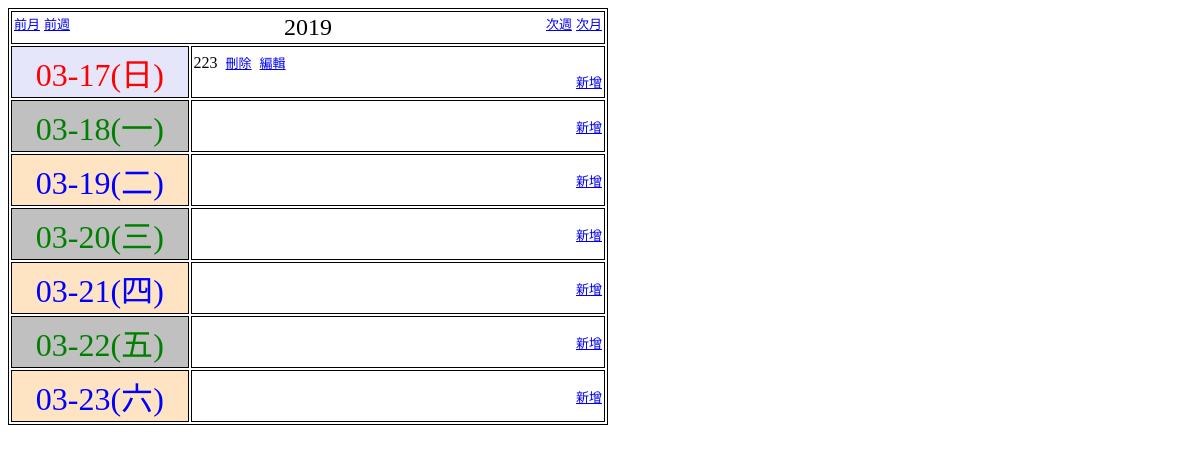
/Ch11/Ch11-8.index.php, run on an earlier commit of the app's database.
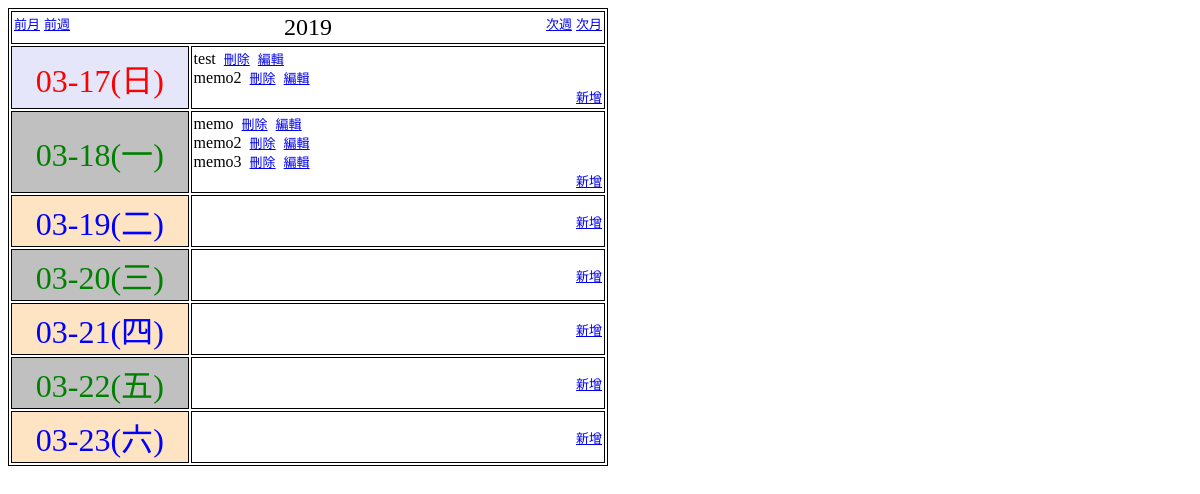
And on a later commit of the database.
### tables this page shows
CREATE TABLE mymemo 
                (id INTEGER PRIMARY KEY AUTOINCREMENT, memo TEXT,mdate TEXT);

### Xajax-master/xajax_core/xajax.inc.php (called while the page is built, shortened)
<?php
final class xajax
{
	private $objPluginManager;
	private $objLanguageManager;
	public function __wakeup()
	{
		$sLocalFolder = dirname(__FILE__);
		require $sLocalFolder . '/xajaxPluginManager.inc.php';
		require $sLocalFolder . '/xajaxLanguageManager.inc.php';
		require $sLocalFolder . '/xajaxArgumentManager.inc.php';
		require $sLocalFolder . '/xajaxResponseManager.inc.php';
		require $sLocalFolder . '/xajaxRequest.inc.php';
		$aPluginFolders = array();
		$aPluginFolders[] = dirname($sLocalFolder) . '/xajax_plugins';
		$aPluginFolders[] = $sLocalFolder . '/plugin_layer';
		$this->objPluginManager = xajaxPluginManager::getInstance();
		$this->objPluginManager->loadPlugins($aPluginFolders);
		$this->objLanguageManager = xajaxLanguageManager::getInstance();
		$this->objArgumentManager = xajaxArgumentManager::getInstance();
		$this->objResponseManager = xajaxResponseManager::getInstance();
	}
	public static function getVersion()
	{
		return 'xajax 0.6 beta 1';
	}
	public function register($sType, $mArg)
	{
		$aArgs = func_get_args();
		$nArgs = func_num_args();
		return $this->objPluginManager->register($aArgs);
	}
	public function configure($sName, $mValue)
	{
		$this->objLanguageManager->configure($sName, $mValue);
		$this->objPluginManager->configure($sName, $mValue);
	}
	private function _detectURI() {
		$aURL = array();
		if (!empty($_SERVER['REQUEST_URI'])) {
			$aURL = parse_url($_SERVER['REQUEST_URI']);
		}
		if (empty($aURL['scheme'])) {
			if (!empty($_SERVER['HTTP_SCHEME'])) {
				$aURL['scheme'] = $_SERVER['HTTP_SCHEME'];
			} else {
				$aURL['scheme'] =
					(!empty($_SERVER['HTTPS']) && strtolower($_SERVER['HTTPS']) != 'off')
					? 'https'
					: 'http';
			}
		}
		if (empty($aURL['host'])) {
			if (!empty($_SERVER['HTTP_X_FORWARDED_HOST'])) {
				if (strpos($_SERVER['HTTP_X_FORWARDED_HOST'], ':') > 0) {
					list($aURL['host'], $aURL['port']) = explode(':', $_SERVER['HTTP_X_FORWARDED_HOST']);
				} else {
					$aURL['host'] = $_SERVER['HTTP_X_FORWARDED_HOST'];
				}
			} else if (!empty($_SERVER['HTTP_HOST'])) {
				if (strpos($_SERVER['HTTP_HOST'], ':') > 0) {
					list($aURL['host'], $aURL['port']) = explode(':', $_SERVER['HTTP_HOST']);
				} else {
					$aURL['host'] = $_SERVER['HTTP_HOST'];
				}
			} else if (!empty($_SERVER['SERVER_NAME'])) {
				$aURL['host'] = $_SERVER['SERVER_NAME'];
			} else {
				echo $this->objLanguageManager->getText('DTCTURI:01');
				echo $this->objLanguageManager->getText('DTCTURI:02');
				exit();
			}
		}
		if (empty($aURL['port']) && !empty($_SERVER['SERVER_PORT'])) {
			$aURL['port'] = $_SERVER['SERVER_PORT'];
		}
		$sURL = $aURL['scheme'].'://';
		$sURL.= $aURL['host'];
		$sURL.= $aURL['path'].@$aURL['query'];
		$aURL = explode("?", $sURL);
		return $sURL;
	}
}

### Xajax-master/xajax_core/xajaxPluginManager.inc.php (called while the page is built, shortened)
<?php
final class xajaxPluginManager
{
	private $aRequestPlugins;
	private $aConfigurable;
	private $aRegistrars;
	private $aProcessors;
	private function __construct()
	{
		$this->aRequestPlugins = array();
		$this->aConfigurable = array();
		$this->aRegistrars = array();
		$this->aProcessors = array();
	}
	public static function &getInstance()
	{
		static $obj;
		if (!$obj) {
			$obj = new xajaxPluginManager();
		}
		return $obj;
	}
	public function loadPlugins($aFolders)
	{
		foreach ($aFolders as $sFolder) {
			if (is_dir($sFolder))
			if ($handle = opendir($sFolder)) {
				while (!(false === ($sName = readdir($handle)))) {
					$nLength = strlen($sName);
					if (8 < $nLength) {
						$sFileName = substr($sName, 0, $nLength - 8);
						$sExtension = substr($sName, $nLength - 8, 8);
					}
				}
			}
		}
	}
	public function registerPlugin($objPlugin, $nPriority=1000)
	{
		if ($objPlugin instanceof xajaxRequestPlugin)
		{
			$this->_insertIntoArray($this->aRequestPlugins, $objPlugin, $nPriority);
			if (method_exists($objPlugin, 'register'))
				$this->_insertIntoArray($this->aRegistrars, $objPlugin, $nPriority);
			if (method_exists($objPlugin, 'canProcessRequest'))
				if (method_exists($objPlugin, 'processRequest'))
					$this->_insertIntoArray($this->aProcessors, $objPlugin, $nPriority);
		}
		if (method_exists($objPlugin, 'configure'))
			$this->_insertIntoArray($this->aConfigurable, $objPlugin, $nPriority);
	}
	public function configure($sName, $mValue)
	{
		$aKeys = array_keys($this->aConfigurable);
		sort($aKeys);
		foreach ($aKeys as $sKey)
			$this->aConfigurable[$sKey]->configure($sName, $mValue);
	}
	public function register($aArgs)
	{
		$aKeys = array_keys($this->aRegistrars);
		sort($aKeys);
		foreach ($aKeys as $sKey)
		{
			$objPlugin = $this->aRegistrars[$sKey];
			$mResult = $objPlugin->register($aArgs);
			if ( $mResult instanceof xajaxRequest )
				return $mResult;
		}
	}
}

### Xajax-master/xajax_core/plugin_layer/xajaxCallableObjectPlugin.inc.php (called while the page is built, shortened)
<?php
$objPluginManager = xajaxPluginManager::getInstance();

### Xajax-master/xajax_core/plugin_layer/xajaxScriptPlugin.inc.php (called while the page is built, shortened)
<?php
$objPluginManager = xajaxPluginManager::getInstance();

### Xajax-master/xajax_core/plugin_layer/xajaxFunctionPlugin.inc.php (called while the page is built, shortened)
<?php
require_once dirname(__FILE__) . '/support/xajaxUserFunction.inc.php';
class xajaxFunctionPlugin extends xajaxRequestPlugin
{
	var $sXajaxPrefix;
	function xajaxFunctionPlugin()
	{
		$this->sXajaxPrefix = 'xajax_';
	}
	function configure($sName, $mValue)
	{
		if ('wrapperPrefix' == $sName) {
			$this->sXajaxPrefix = $mValue;
		} else if ('scriptDefferal' == $sName) {
			if (true === $mValue) $this->sDefer = 'defer ';
			else $this->sDefer = '';
		} else if ('deferScriptGeneration' == $sName) {
			if (true === $mValue || false === $mValue)
				$this->bDeferScriptGeneration = $mValue;
			else if ('deferred' === $mValue)
				$this->bDeferScriptGeneration = $mValue;
		}
	}
	function register($aArgs)
	{
		if (1 < count($aArgs))
		{
			$sType = $aArgs[0];
			if (XAJAX_FUNCTION == $sType)
			{
				$xuf = $aArgs[1];
				if (false === ($xuf instanceof xajaxUserFunction))
					$xuf = new xajaxUserFunction($xuf);
				return $xuf->generateRequest($this->sXajaxPrefix);
			}
		}
		return false;
	}
}
$objPluginManager = xajaxPluginManager::getInstance();

### Xajax-master/xajax_core/xajaxLanguageManager.inc.php (called while the page is built, shortened)
<?php
final class xajaxLanguageManager
{
	public static function &getInstance()
	{
		static $obj;
		if (!$obj) {
			$obj = new xajaxLanguageManager();
		}
		return $obj;
	}
}

### Xajax-master/xajax_core/xajaxArgumentManager.inc.php (called while the page is built, shortened)
<?php
final class xajaxArgumentManager
{
	public static function &getInstance()
	{
		static $obj;
		if (!$obj) {
			$obj = new xajaxArgumentManager();
		}
		return $obj;
	}
}

### Xajax-master/xajax_core/xajaxResponseManager.inc.php (called while the page is built, shortened)
<?php
final class xajaxResponseManager
{
	public static function &getInstance()
	{
		static $obj;
		if (!$obj) {
			$obj = new xajaxResponseManager();
		}
		return $obj;
	}
}

### Ch11/Ch11-xajax.php (called while the page is built, shortened)
<?php
require_once('../Xajax-master/xajax_core/xajax.inc.php');
$xajax = new xajax();
?>

### Xajax-master/xajax_core/plugin_layer/support/xajaxUserFunction.inc.php (called while the page is built, shortened)
<?php
final class xajaxUserFunction
{
	private $uf;
	public function xajaxUserFunction($uf)
	{
		$this->sAlias = '';
		$this->uf = $uf;
	}
	public function getName()
	{
		return $this->uf;
	}
	public function generateRequest($sXajaxPrefix)
	{
		$sAlias = $this->getName();
		return new xajaxRequest("{$sXajaxPrefix}{$sAlias}");
	}
}
?>

### Ch11/Ch11-8.index.php (the view, shortened to what this page needs)
<?php
require('Ch11-xajax.php');
$editor = $xajax->register(XAJAX_FUNCTION,"editor");
$editor->useSingleQuote();
$editor->addParameter(XAJAX_QUOTED_VALUE,'');
$editor->addParameter(XAJAX_JS_VALUE, 1);
$editor->addParameter(XAJAX_QUOTED_VALUE,'');
$submit = $xajax->register(XAJAX_FUNCTION,"submit");
$submit->useSingleQuote();
$submit->addParameter(XAJAX_FORM_VALUES,'forml');
?>
<!DOCTYPE html>
<html lang="en">
<head>
    <link rel="stylesheet" type="text/css" href="Ch11-8.css" >
</head>
<body>
<?Php
    require('Ch11-8.inc.php');
    $db->exec("CREATE TABLE IF NOT EXISTS mymemo
                (id INTEGER PRIMARY KEY AUTOINCREMENT, memo TEXT,mdate TEXT)");
    if(!empty($_GET['goto'])){
        $dayDiff = date("w",strtotime($_GET['goto']));
        $sunday = strtotime($_GET['goto'])-$dayDiff*86400;
    }else {
        $dayDiff = date("w");
        $sunday = time()-$dayDiff*86400;
    }
?>
<table>
    <tr>
        <td colspan = "2">
            <div class="left">
                <a href="Ch11-8.index.php?goto=<?Php echo date("Y-m-d",$sunday-86400*28)?>">前月</a>
                <a href="Ch11-8.index.php?goto=<?Php echo date("Y-m-d",$sunday-86400*7)?>">前週</a>
            </div>
            <div class="right">
                <a href="Ch11-8.index.php?goto=<?Php echo date("Y-m-d",$sunday+86400*7)?>">次週</a>
                <a href="Ch11-8.index.php?goto=<?Php echo date("Y-m-d",$sunday+86400*28)?>">次月</a>
            </div>
            <div class="year"><?Php echo date("Y",$sunday)   ?></div>
        </td>
    </tr>
<?Php
    $week = ['日','一','二','三','四','五','六'];
    for($i=0;$i<7;$i++){
        echo "<tr><td class='day' id='d".$i."'>";
        $day = $sunday + $i*86400;
        $day_str = date("Y-m-d",$day);
        echo date("m-d",$day)."({$week[$i]})</td><td id= \"{$day_str}\">";
        echo getMemoHtml($day_str);
    }
    function getMemoHtml($day){
        global $db,$editor,$submit;
        $html = '';
        $sql = "select * from mymemo where mdate = ?;";
        $st = $db->prepare($sql);
        $st->execute([$day]);
        $result = $st->fetchAll();
        foreach($result as $row){
            $html .= htmlspecialchars($row['memo'])."\n&nbsp;";
            $html .= '<a href="#" onclick="
                    document.getElementById(\'op\').value=\'del\';
                    document.getElementById(\'id\').value='.$row['id'].';'.
                    $submit->getscript().';return false;">刪除</a>';
            $editor->setParameter(0,XAJAX_QUOTED_VALUE,'edt');
            $editor->setParameter(1,XAJAX_JS_VALUE,$row['id']);
            $editor->setParameter(2,XAJAX_JS_VALUE,$row['mdate']);
            $html .= "\n&nbsp;".
                '<a href="#" onclick="'. $editor->getscript().
                '; return false;">編輯</a><br>'."\n";
        }
        $editor->setParameter(0,XAJAX_QUOTED_VALUE,'new');
        $editor->setParameter(2,XAJAX_QUOTED_VALUE,$day);
        $html .= '<div class="right"><a href="#" onclick="'.
                $editor->getscript().'">新增</a></div>';
        $html .= "</td></tr>";
        return $html;
    }
?>
</table>
</body>
</html>

### Xajax-master/xajax_core/xajaxRequest.inc.php (shortened to what this page needs)
<?php
class xajaxRequest
{
	private $sName;
	private $sQuoteCharacter;
	private $aParameters;
	public function __construct($sName)
	{
		$this->aParameters = array();
		$this->sQuoteCharacter = '"';
		$this->sName = $sName;
	}
	public function useSingleQuote()
	{
		$this->sQuoteCharacter = "'";
	}
	public function setParameter()
	{
		$aArgs = func_get_args();
		if (2 < count($aArgs))
		{
			$nParameter = $aArgs[0];
			$sType = $aArgs[1];
			if (XAJAX_FORM_VALUES == $sType)
			{
				$sFormID = $aArgs[2];
				$this->aParameters[$nParameter] =
					"xajax.getFormValues("
					. $this->sQuoteCharacter
					. $sFormID
					. $this->sQuoteCharacter
					. ")";
			}
			else if (XAJAX_QUOTED_VALUE == $sType)
			{
				$sValue = $aArgs[2];
				$this->aParameters[$nParameter] =
					$this->sQuoteCharacter
					. $sValue
					. $this->sQuoteCharacter;
			}
			else if (XAJAX_JS_VALUE == $sType)
			{
				$sValue = $aArgs[2];
				$this->aParameters[$nParameter] = $sValue;
			}
		}
	}
	public function getScript()
	{
		$this->printScript();
		return ob_get_clean();
	}
	public function printScript()
	{
		echo $this->sName;
		echo '(';
		$sSeparator = '';
		foreach ($this->aParameters as $sParameter)
		{
			echo $sSeparator;
			echo $sParameter;
			$sSeparator = ', ';
		}
		echo ')';
	}
}

### Ch11/Ch11-8.css (style rules this page uses)
table { border:1px solid black; width:600px; }
td { border:1px solid black; padding:2px; }
a { font-size:small; }
.left { float:left; }
.right { float:right; }
.year { text-align:center; font-size:x-large; }
.day { width:30%; text-align:center; font-size:xx-large; }
#d0 { color:red; background-color:Lavender; }
#d1,#d3,#d5 { color:green; background-color:silver; }
#d2,#d4,#d6 { color:blue; background-color:bisque; }

What changed in the data, as far as the page shows it:
removed mymemo: value "223", $row['id'] 2 (drawn), shown under "03-17"
added mymemo: value "test", $row['id'] 9 (drawn), shown under "03-17"
added mymemo: value "memo2", $row['id'] 10 (drawn), shown under "03-17"
added mymemo: value "memo", $row['id'] 6 (drawn), shown under "03-18"
added mymemo: value "memo2", $row['id'] 7 (drawn), shown under "03-18"
added mymemo: value "memo3", $row['id'] 8 (drawn), shown under "03-18"
